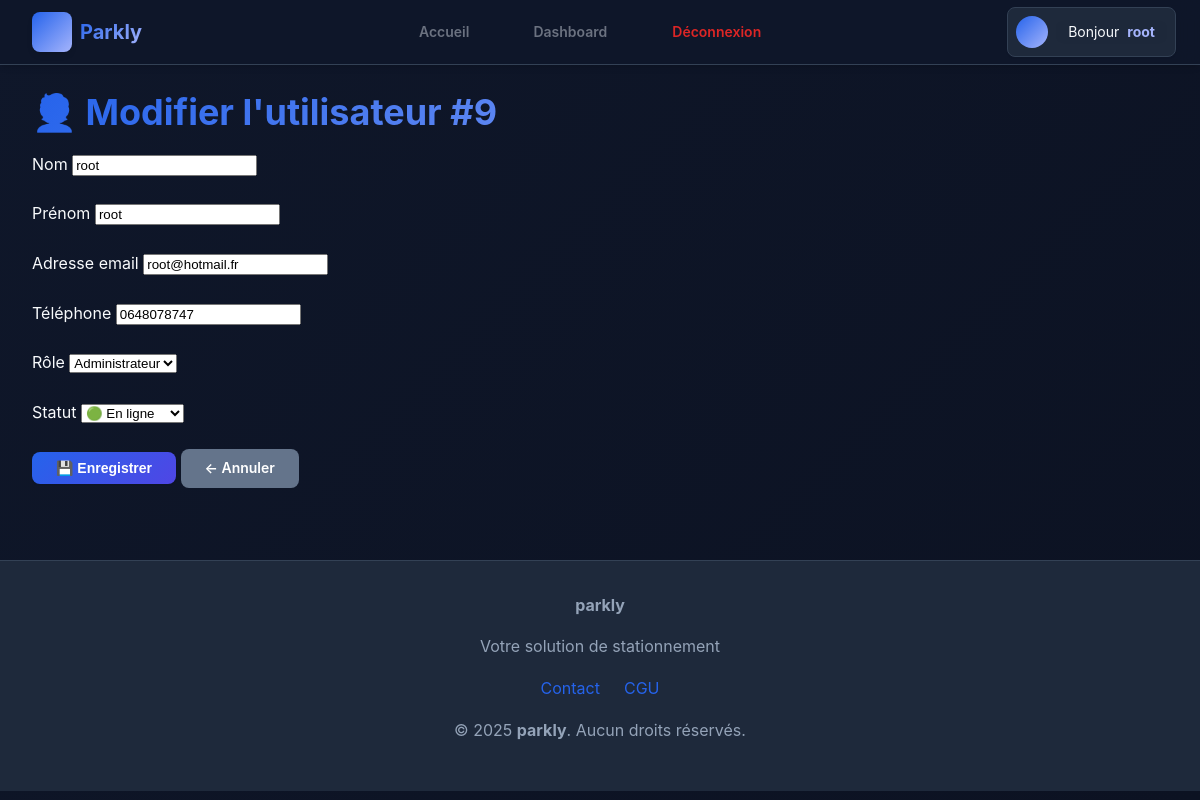
Screenshot of /?page=edit_user&id=9 (signed in) with the database file from the repository.
### tables this page shows
CREATE TABLE `users` (
  `id` int NOT NULL AUTO_INCREMENT,
  `last_name` varchar(100) NOT NULL,
  `first_name` varchar(100) NOT NULL,
  `email` varchar(150) NOT NULL,
  `phone` varchar(20) NOT NULL,
  `phone_verified` tinyint(1) DEFAULT '0',
  `password` text NOT NULL,
  `created_at` timestamp NULL DEFAULT CURRENT_TIMESTAMP,
  `role` enum('user','admin') DEFAULT 'user',
  `status` enum('offline','online') DEFAULT 'offline',
  PRIMARY KEY (`id`),
  UNIQUE KEY `email` (`email`)
);

### app/controllers/AdminUserController.php (called while the page is built, shortened)
<?php
require_once __DIR__ . '/../models/User.php';
if (!class_exists('AdminUserController')) {
class AdminUserController
{
    public function editUserForm($id)
    {
        $userModel = new User();
        $user = $userModel->getUserById($id);
        require_once __DIR__ . '/../views/admin/edit_user.php';
    }
}
}

### app/models/User.php (called while the page is built, shortened)
<?php
class User
{
    private PDO $pdo;
    public function __construct()
    {
        try {
            $this->pdo = new PDO(
                'mysql:host=mysql;port=3306;dbname=parkly;charset=utf8',
                'rattus',
                'rattus'
            );
            $this->pdo->setAttribute(PDO::ATTR_ERRMODE, PDO::ERRMODE_EXCEPTION);
        } catch (PDOException $e) {
            die('Erreur de connexion : ' . $e->getMessage());
        }
    }
    public function getUserById(int $id): ?array
    {
        $stmt = $this->pdo->prepare("SELECT * FROM users WHERE id = :id");
        $stmt->execute(['id' => $id]);
        $user = $stmt->fetch(PDO::FETCH_ASSOC);
        return $user ?: null;
    }
}

### app/views/admin/edit_user.php (the view, shortened to what this page needs)
<?php
require_once __DIR__ . '/../templates/head.php';
require_once __DIR__ . '/../templates/nav.php';
?>
<main class="container edit-user" role="main">
    <header>
        <h1>🧑‍💼 Modifier l'utilisateur #<?= htmlspecialchars($user['id']) ?></h1>
    </header>
    <form action="/?page=edit_user" method="POST" class="form">
        <div class="form-group">
            <label for="last_name">Nom</label>
            <input type="text" id="last_name" name="last_name" value="<?= htmlspecialchars($user['last_name']) ?>" required>
        </div>
        <div class="form-group">
            <label for="first_name">Prénom</label>
            <input type="text" id="first_name" name="first_name" value="<?= htmlspecialchars($user['first_name']) ?>" required>
        </div>
        <div class="form-group">
            <label for="email">Adresse email</label>
            <input type="email" id="email" name="email" value="<?= htmlspecialchars($user['email']) ?>" required>
        </div>
        <div class="form-group">
            <label for="phone">Téléphone</label>
            <input type="tel" id="phone" name="phone" value="<?= htmlspecialchars($user['phone']) ?>" pattern="[0-9+\s]+" required>
        </div>
        <div class="form-group">
            <label for="role">Rôle</label>
            <select id="role" name="role" required>
                <option value="admin" <?= $user['role'] === 'admin' ? 'selected' : '' ?>>Administrateur</option>
            </select>
        </div>
        <div class="form-group">
            <label for="status">Statut</label>
            <select id="status" name="status" required>
                <option value="online" <?= $user['status'] === 'online' ? 'selected' : '' ?>>🟢 En ligne</option>
            </select>
        </div>
        <div class="form-actions">
            <button type="submit" class="btn btn-primary">💾 Enregistrer</button>
            <a href="/?page=admin_users" class="btn btn-secondary">← Annuler</a>
        </div>
    </form>
</main>
<?php require_once __DIR__ . '/../templates/footer.php'; ?>

### app/views/templates/nav.php (shortened to what this page needs)
<?php
$current_page = $_GET['page'] ?? 'home';
$user = $_SESSION['user'] ?? null;
$is_logged_in = !empty($user);
$is_admin = $is_logged_in && (isset($user['role']) && strtolower($user['role']) === 'admin');
$nav_items = [
    'public' => [
        ['url' => '/?page=home', 'label' => 'Accueil', 'icon' => 'home', 'key' => 'home']
    ],
    'guest' => [
        ['url' => '/?page=login', 'label' => 'Connexion', 'icon' => 'log-in', 'key' => 'login'],
        ['url' => '/?page=register', 'label' => 'Créer un compte', 'icon' => 'user-plus', 'key' => 'register']
    ],
    'dashboard' => [
        ['url' => '/?page=dashboard', 'label' => 'Dashboard', 'icon' => 'layout-dashboard', 'key' => 'dashboard']
    ],
    'user' => [
        ['url' => '/?page=nouvelle_reservation', 'label' => 'Réserver', 'icon' => 'calendar-plus', 'key' => 'nouvelle_reservation'],
        ['url' => '/?page=mes_reservations', 'label' => 'Mes réservations', 'icon' => 'calendar', 'key' => 'mes_reservations']
    ],
    'logout' => [
        ['url' => '/?page=logout', 'label' => 'Déconnexion', 'icon' => 'log-out', 'key' => 'logout', 'class' => 'nav-link--logout']
    ]
];
function getNavigationItems(array $nav_items, bool $is_logged_in, bool $is_admin): array {
    $items = $nav_items['public'];
    if ($is_logged_in) {
        $items = array_merge($items, $nav_items['dashboard']);
        $items = array_merge($items, $nav_items['logout']);
    } else {
        $items = array_merge($items, $nav_items['guest']);
    }
    return $items;
}
function isActiveNavItem(string $item_key, string $current_page): bool {
    $special = [
        'dashboard' => ['dashboard', 'dashboard_user', 'dashboard_admin'],
        'home' => ['home', '']
    ];
    return isset($special[$item_key])
        ? in_array($current_page, $special[$item_key])
        : $item_key === $current_page;
}
function renderNavItem(array $item, string $current_page): string {
    $is_active = isActiveNavItem($item['key'], $current_page);
    $classes = ['nav-link'];
    if (!empty($item['class'])) $classes[] = $item['class'];
    $class_attr = implode(' ', $classes);
    $aria = $is_active ? ' aria-current="page"' : '';
    $icon = !empty($item['icon']) ? '<span class="nav-icon" data-icon="' . htmlspecialchars($item['icon']) . '" aria-hidden="true"></span>' : '';
    return sprintf(
        '<li class="nav-item">
            <a href="%s" class="%s"%s>
                %s
                <span class="nav-text">%s</span>
                <span class="nav-highlight" aria-hidden="true"></span>
            </a>
        </li>',
        htmlspecialchars($item['url']),
        htmlspecialchars($class_attr),
        $aria,
        $icon,
        htmlspecialchars($item['label'])
    );
}
$navigation_items = getNavigationItems($nav_items, $is_logged_in, $is_admin);
?>
<nav class="site-nav fade-in" role="navigation" aria-label="Menu principal">
    <div class="nav-container">
        <div class="nav-brand">
            <a href="/?page=home" class="brand-link" aria-label="Retour à l'accueil">
                <div class="brand-logo">
                </div>
                <span class="brand-text">Parkly</span>
            </a>
        </div>
        <ul class="nav-list" role="menubar" id="nav-menu">
            <?php foreach ($navigation_items as $item): ?>
                <?= renderNavItem($item, $current_page) ?>
            <?php endforeach; ?>
        </ul>
        <?php if ($is_logged_in): ?>
            <div class="nav-user slide-in" role="region" aria-label="Informations utilisateur">
                <div class="user-info">
                    <div class="user-avatar">
                    </div>
                     <div class="user-details">
                        <?php
                     $displayName = 'Utilisateur';
                     if (!empty($user['first_name'])) {
                        $displayName = $user['first_name'];
                     } elseif (!empty($user['last_name'])) {
                        $displayName = $user['last_name'];
                    }
                        ?>
                        <span class="user-welcome">
                            Bonjour<strong><?= htmlspecialchars($displayName) ?></strong>
                        </span>
                    </div>
                </div>
            </div>
        <?php endif; ?>
    </div>
</nav>

### public/assets/css/style.css (style rules this page uses)
:root { --primary-color: #6366f1; --primary-hover: #4f46e5; --primary-light: #a5b4fc; --secondary-color: #64748b; --secondary-hover: #475569; --success-color: #10b981; --success-hover: #059669; --warning-color: #f59e0b; --warning-hover: #d97706; --danger-color: #ef4444; --danger-hover: #dc2626; --info-color: #3b82f6; --info-hover: #2563eb; --bg-primary: #0f172a; --bg-secondary: #1e293b; --bg-tertiary: #334155; --bg-card: #1e293b; --bg-card-hover: #334155; --text-primary: #f8fafc; --text-secondary: #cbd5e1; --text-muted: #94a3b8; --text-accent: #a5b4fc; --border-color: #334155; --border-hover: #475569; --border-focus: var(--primary-color); --shadow-sm: 0 1px 2px 0 rgb(0 0 0 / 0.05); --shadow-md: 0 4px 6px -1px rgb(0 0 0 / 0.1), 0 2px 4px -2px rgb(0 0 0 / 0.1); --shadow-lg: 0 10px 15px -3px rgb(0 0 0 / 0.1), 0 4px 6px -4px rgb(0 0 0 / 0.1); --shadow-xl: 0 20px 25px -5px rgb(0 0 0 / 0.1), 0 8px 10px -6px rgb(0 0 0 / 0.1); --shadow-glow: 0 0 20px rgb(99 102 241 / 0.3); --radius-sm: 0.375rem; --radius-md: 0.5rem; --radius-lg: 0.75rem; --radius-xl: 1rem; --spacing-xs: 0.25rem; --spacing-sm: 0.5rem; --spacing-md: 1rem; --spacing-lg: 1.5rem; --spacing-xl: 2rem; --spacing-2xl: 3rem; --font-family: 'Inter', 'Segoe UI', system-ui, -apple-system, sans-serif; --font-size-xs: 0.75rem; --font-size-sm: 0.875rem; --font-size-base: 1rem; --font-size-lg: 1.125rem; --font-size-xl: 1.25rem; --font-size-2xl: 1.5rem; --font-size-3xl: 1.875rem; --font-size-4xl: 2.25rem; --transition-fast: 150ms ease-in-out; --transition-normal: 250ms ease-in-out; --transition-slow: 350ms ease-in-out; }
* { box-sizing: border-box; }
body { margin: 0; padding: 0; font-family: var(--font-family); background: linear-gradient(135deg, var(--bg-primary) 0%, #0c1222 100%); color: var(--text-primary); line-height: 1.6; min-height: 100vh; }
.container { max-width: 1200px; margin: 0 auto; padding: var(--spacing-lg) var(--spacing-xl); position: relative; }
h1, h2, h3, h4, h5, h6 { color: var(--text-accent); margin: 0 0 var(--spacing-md) 0; font-weight: 600; line-height: 1.3; }
h1 { font-size: var(--font-size-4xl); font-weight: 700; background: linear-gradient(135deg, var(--primary-color), var(--primary-light)); -webkit-background-clip: text; -webkit-text-fill-color: transparent; background-clip: text; }
.btn { display: inline-flex; align-items: center; justify-content: center; gap: var(--spacing-sm); padding: var(--spacing-sm) var(--spacing-lg); border-radius: var(--radius-md); font-weight: 600; font-size: var(--font-size-sm); text-decoration: none; border: none; cursor: pointer; transition: all var(--transition-fast); user-select: none; position: relative; overflow: hidden; }
.btn::before { content: ''; position: absolute; top: 0; left: -100%; width: 100%; height: 100%; background: linear-gradient(90deg, transparent, rgba(255,255,255,0.1), transparent); transition: left var(--transition-normal); }
.btn-primary { background: linear-gradient(135deg, var(--primary-color), var(--primary-hover)); color: white; box-shadow: var(--shadow-sm); }
.btn-secondary { background: var(--secondary-color); color: white; }
.form-group { margin-bottom: var(--spacing-lg); }
.fade-in { animation: fadeIn 0.6s ease-out; }
.slide-in { animation: slideIn 0.6s ease-out; }
.fade-in { opacity: 1; transform: translateY(0); animation: fadeIn 0.6s ease-out; }
.slide-in { opacity: 1; transform: translateX(0); animation: slideIn 0.6s ease-out; }

### rows the page displays
users: first_name "root", id "9", last_name "root", email "root@hotmail.fr", phone "0648078747", role "Administrateur"

### other values shown
$item['label'] "Accueil"
$item['label'] "Dashboard"
$item['label'] "Déconnexion"
